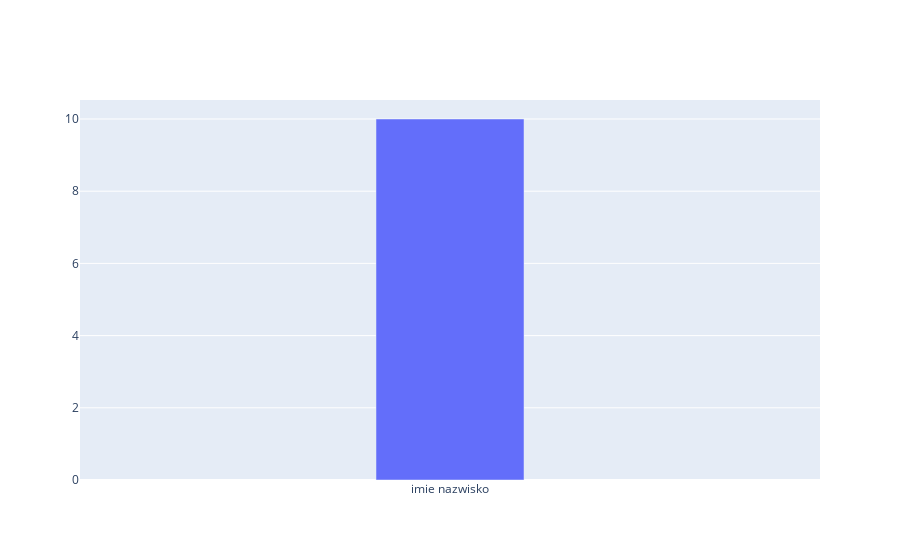

Notebook code for this chart:
### Code cell
#bar(x, height, width=0.8, bottom=None, *, align='center', data=None, **kwargs)
test = Tk()


def graph():
    fig = go.Figure(data=[go.Bar(
        x=["imie nazwisko"],
        y=[10],
        width=[0.2] # customize width here
    )])
    fig.show()

btn_10 = Button(test, text="uruchom", command=graph)
btn_10.pack()

test.mainloop()

### Figure 1 — Plotly figure (JSON) as saved in the notebook; plotly's stock layout.template omitted (floating-point values rounded to 4 significant figures)
{"data": [{"type": "bar", "width": [0.2], "x": ["imie nazwisko"], "y": [10]}], "layout": {}}
